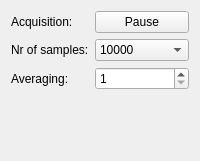
        <widget class="QWidget" name="tab_3">
         <attribute name="title">
          <string>Display</string>
         </attribute>
         <layout class="QVBoxLayout" name="verticalLayout_5">
          <item>
           <layout class="QFormLayout" name="formLayout">
            <item row="0" column="0">
             <widget class="QLabel" name="label_4">
              <property name="text">
               <string>Acquisition:</string>
              </property>
             </widget>
            </item>
            <item row="0" column="1">
             <widget class="QPushButton" name="pauseButton">
              <property name="sizePolicy">
               <sizepolicy hsizetype="MinimumExpanding" vsizetype="Fixed">
                <horstretch>0</horstretch>
                <verstretch>0</verstretch>
               </sizepolicy>
              </property>
              <property name="text">
               <string>Pause</string>
              </property>
             </widget>
            </item>
            <item row="1" column="0">
             <widget class="QLabel" name="nrOfSamplesLabel">
              <property name="text">
               <string>Nr of samples:</string>
              </property>
             </widget>
            </item>
            <item row="1" column="1">
             <widget class="QComboBox" name="nrOfSamplesBox">
              <property name="sizePolicy">
               <sizepolicy hsizetype="Preferred" vsizetype="MinimumExpanding">
                <horstretch>0</horstretch>
                <verstretch>0</verstretch>
               </sizepolicy>
              </property>
              <property name="maximumSize">
               <size>
                <width>300</width>
                <height>16777215</height>
               </size>
              </property>
              <property name="currentText">
               <string>10000</string>
              </property>
              <property name="currentIndex">
               <number>2</number>
              </property>
              <item>
               <property name="text">
                <string>100</string>
               </property>
              </item>
              <item>
               <property name="text">
                <string>1000</string>
               </property>
              </item>
              <item>
               <property name="text">
                <string>10000</string>
               </property>
              </item>
              <item>
               <property name="text">
                <string>100000</string>
               </property>
              </item>
              <item>
               <property name="text">
                <string>1000000</string>
               </property>
              </item>
             </widget>
            </item>
            <item row="2" column="0">
             <widget class="QLabel" name="averagingLabel">
              <property name="text">
               <string>Averaging:</string>
              </property>
             </widget>
            </item>
            <item row="2" column="1">
             <widget class="QSpinBox" name="averagingSpinBox">
              <property name="minimum">
               <number>1</number>
              </property>
              <property name="maximum">
               <number>10000</number>
              </property>
              <property name="value">
               <number>1</number>
              </property>
             </widget>
            </item>
           </layout>
          </item>
          <item>
           <spacer name="verticalSpacer">
            <property name="orientation">
             <enum>Qt::Vertical</enum>
            </property>
            <property name="sizeHint" stdset="0">
             <size>
              <width>20</width>
              <height>40</height>
             </size>
            </property>
           </spacer>
          </item>
          <item>
           <widget class="QLabel" name="logoCAENels">
            <property name="maximumSize">
             <size>
              <width>16777215</width>
              <height>60</height>
             </size>
            </property>
            <property name="text">
             <string/>
            </property>
            <property name="pixmap">
             <pixmap>CAENels.png</pixmap>
            </property>
            <property name="scaledContents">
             <bool>true</bool>
            </property>
           </widget>
          </item>
         </layout>
        </widget>
